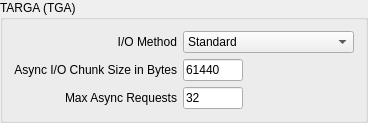
            <widget class="QGroupBox" name="groupBox_8">
             <property name="title">
              <string>TARGA (TGA)</string>
             </property>
             <property name="flat">
              <bool>false</bool>
             </property>
             <layout class="QFormLayout" name="formLayout_5">
              <property name="labelAlignment">
               <set>Qt::AlignRight|Qt::AlignTrailing|Qt::AlignVCenter</set>
              </property>
              <property name="formAlignment">
               <set>Qt::AlignLeading|Qt::AlignLeft|Qt::AlignTop</set>
              </property>
              <item row="3" column="1">
               <widget class="QLineEdit" name="tgaChunkSizeEdit">
                <property name="enabled">
                 <bool>true</bool>
                </property>
                <property name="maximumSize">
                 <size>
                  <width>60</width>
                  <height>16777215</height>
                 </size>
                </property>
                <property name="text">
                 <string>61440</string>
                </property>
               </widget>
              </item>
              <item row="3" column="0">
               <widget class="QLabel" name="label_15">
                <property name="text">
                 <string>Async I/O Chunk Size in Bytes</string>
                </property>
                <property name="alignment">
                 <set>Qt::AlignRight|Qt::AlignTrailing|Qt::AlignVCenter</set>
                </property>
               </widget>
              </item>
              <item row="4" column="0">
               <widget class="QLabel" name="tgaMaxInFlightLabel">
                <property name="text">
                 <string>Max Async Requests</string>
                </property>
               </widget>
              </item>
              <item row="2" column="0">
               <widget class="QLabel" name="label_14">
                <property name="text">
                 <string>I/O Method</string>
                </property>
                <property name="alignment">
                 <set>Qt::AlignRight|Qt::AlignTrailing|Qt::AlignVCenter</set>
                </property>
               </widget>
              </item>
              <item row="2" column="1">
               <widget class="QComboBox" name="tgaIOMethodCombo">
                <property name="maximumSize">
                 <size>
                  <width>200</width>
                  <height>16777215</height>
                 </size>
                </property>
                <item>
                 <property name="text">
                  <string>Standard</string>
                 </property>
                </item>
                <item>
                 <property name="text">
                  <string>Buffered</string>
                 </property>
                </item>
                <item>
                 <property name="text">
                  <string>Unbuffered</string>
                 </property>
                </item>
                <item>
                 <property name="text">
                  <string>Memory Map</string>
                 </property>
                </item>
                <item>
                 <property name="text">
                  <string>Asynchronous Buffered</string>
                 </property>
                </item>
                <item>
                 <property name="text">
                  <string>Asynchronous Unbuffered</string>
                 </property>
                </item>
               </widget>
              </item>
              <item row="4" column="1">
               <widget class="QLineEdit" name="tgaMaxInFlightEdit">
                <property name="maximumSize">
                 <size>
                  <width>60</width>
                  <height>16777215</height>
                 </size>
                </property>
                <property name="text">
                 <string>32</string>
                </property>
               </widget>
              </item>
             </layout>
            </widget>
